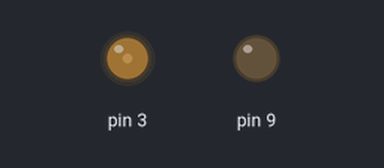
Bench run of a sketch on a simulated Arduino Uno, built with avr-gcc and run on an emulated ATmega328P. Shown: output pins drawn as LEDs (lit = HIGH).

Above: at 0.05 s.
At 3.25 s:
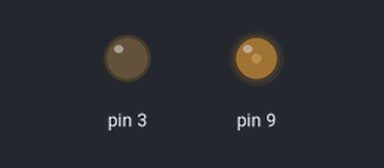
At 4.85 s:
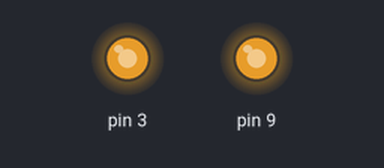
At 6.5 s:
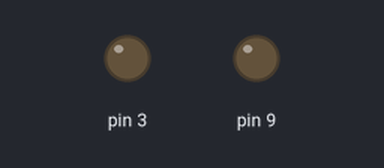
Timing chart, 0 to 8.5 s (numbered marks = the images above):
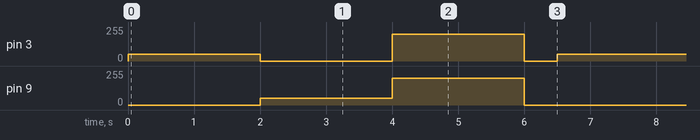

The sketch:

led123.ino
```cpp
int c=0;

void setup() {
  // put your setup code here, to run once:
  pinMode(9,OUTPUT);
  pinMode(3,OUTPUT);
}

void loop() {
  // put your main code here, to run repeatedly:
  c=c+1;
  switch(c){
    case 1:
      analogWrite(3,50);
      delay(2000);
      analogWrite(3,0);
      break;
    case 2:
      analogWrite(9,50);
      delay(2000);
      analogWrite(9,0);
      break;
    case 3:
      analogWrite(3,200);
      analogWrite(9,200);
      delay(2000);
      analogWrite(3,0);
      analogWrite(9,0);
      break;
    case 4:
      c=0;
      delay(500);
      break;
  }
}
```

Measured:
- by itself, pin 3: repeats every 6.5 s: 0/255 2.0 s, 200/255 2.0 s, 0/255 0.50 s, 50/255 2.0 s
- by itself, pin 9: repeats every 6.5 s: 200/255 2.0 s, 0/255 2.5 s, 50/255 2.0 s
